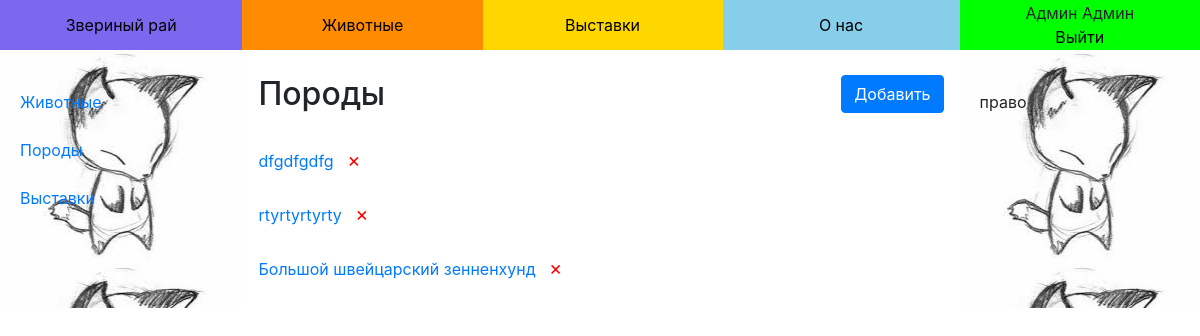
Page /admin/breeds (signed in) on the committed database.
### data/users.py (models this page shows, shortened)
class User(SqlAlchemyBase, UserMixin, CRUDMixin):
    __tablename__ = 'users'
    first_name = sqlalchemy.Column(sqlalchemy.String)
    last_name = sqlalchemy.Column(sqlalchemy.String)
    email = sqlalchemy.Column(sqlalchemy.String, index=True, unique=True)
    hashed_password = sqlalchemy.Column(sqlalchemy.String)
    role_id = sqlalchemy.Column(sqlalchemy.Integer)
    fillable = ['first_name', 'last_name', 'email']
    def is_role(self, role_id):
        return self.role_id == role_id
    @property
    def is_admin(self):
        return self.role_id == ADMIN_ROLE

### data/breeds.py (models this page shows)
class Breed(SqlAlchemyBase, CRUDMixin):
    __tablename__ = 'breeds'
    name = sqlalchemy.Column(sqlalchemy.String)
    photo = sqlalchemy.Column(sqlalchemy.String, nullable=True)
    about = sqlalchemy.Column(sqlalchemy.String, nullable=True)
    animal_id = sqlalchemy.Column(sqlalchemy.Integer, sqlalchemy.ForeignKey("animals.id"))
    animal = orm.relation('Animal')

### routes/admin.py (the view)
@admin.route('/breeds')
def breeds_view():
    breeds = Breed.query().order_by(Breed.name).all()
    return render_template('admin/breeds_view.html', title='Породы', breeds=breeds)

### data/mixins.py (called while the page is built)
    @classmethod
    def query(cls):
        return cls._db_session().query(cls)

    @classmethod
    def get(cls, id):
        return cls.query().get(id)

    @classmethod
    def _db_session(cls):
        if not hasattr(cls, 'db_session'):
            cls.db_session = db_session()
        return cls.db_session

### routes/admin.py (called while the page is built)
@admin.before_request
def _before():
    if current_user.is_authenticated and current_user.is_role(users.ADMIN_ROLE):
        return
    raise Forbidden()

### routes/utils.py (called while the page is built)
def user_loader(user_id):
    return User.get(user_id)

### templates/admin/breeds_view.html
{% extends "base.html" %}
{% block content %}
    <div class="clearfix">
        <h2 class="float-left"> {{title}} </h2>
        <a class="btn btn-primary float-right" href="{{url_for('admin.breed_create')}}">Добавить</a>
    </div>
    <br>
    {% for breed in breeds %}
        <div>
            <a href="{{url_for('admin.breed_update', id=breed.id)}}">{{breed.name}}</a> &nbsp;
            <a href="{{url_for('admin.breed_delete', id=breed.id)}}" class="delete">×</a>
        </div>
        <br>
    {% endfor %}
{% endblock %}

### templates/base.html (shortened to what this page needs)
<!DOCTYPE html>
<html lang="en">
  <head>
    <link rel="stylesheet"
          href="https://stackpath.bootstrapcdn.com/bootstrap/4.4.1/css/bootstrap.min.css"
 />
  </head>
  <body bgcolor="Khaki">
    <table width="100%" align="center">
      <tr id="menu">
        <td width="250px" height="50px" bgcolor="#7B68EE" align="center"><a href="/">Звериный рай</a></td>
        <td width="250px" height="50px" bgcolor="#FF8C00" align="center"><a href="{{ url_for('public.animals') }}"> Животные</a></td>
        <td width="250px" height="50px" bgcolor="#FFD700" align="center"><a href="{{ url_for('public.exhibitions') }}"> Выставки</a></td>
        <td width="250px" height="50px" bgcolor="#87CEEB" align="center"><a href="/about">О нас</a></td>
        <td width="250px" height="50px" bgcolor="#00FF00" align="center">
          {% if current_user.is_authenticated %}
            {{ current_user.first_name }} {{ current_user.last_name }}<br>
            <a href="/logout">Выйти</a>
          {% else %}
            <a href="/login">Вход</a> / <a href="/register">Регистрация</a>
          {% endif %}
        </td>
      </tr>
        <tr>
        <td class="field">
          {% if current_user.is_authenticated %}
            {% if current_user.is_admin %}
              <a href="{{url_for('admin.animals_view')}}">Животные</a><br><br>
              <a href="{{url_for('admin.breeds_view')}}">Породы</a><br><br>
              <a href="{{url_for('admin.exhibitions_view')}}">Выставки</a>
            {% else %}
              <a href="">Мои животные</a><br><br>
              <a href="">Мои выставки</a>
            {% endif %}
          {% endif %}
        </td>
        <td colspan="3" valign="top">
          <br>
          <main role="main" class="container">
              {% block content %} {% endblock %}
          </main>
        </td>
        <td class="field">
          право
        </td>
      </tr>
    </table>
  </body>
</html>

### templates/base.html (style rules this page uses)
body { margin: 0; padding: 0 }
#menu a { color: #000 }
.field { background: url(/static/images/field_bg.jpg) 50% 0; width: 250px; vertical-align: top; padding: 40px 20px }
.delete { font-size: 20px; color: red }

### rows in the picture
User: first_name "Админ", last_name "Админ"
Breed: name "dfgdfgdfg"
Breed: name "rtyrtyrtyrty"
Breed: name "Большой швейцарский зенненхунд"

### other values in the picture
{{ title }} "Породы"
